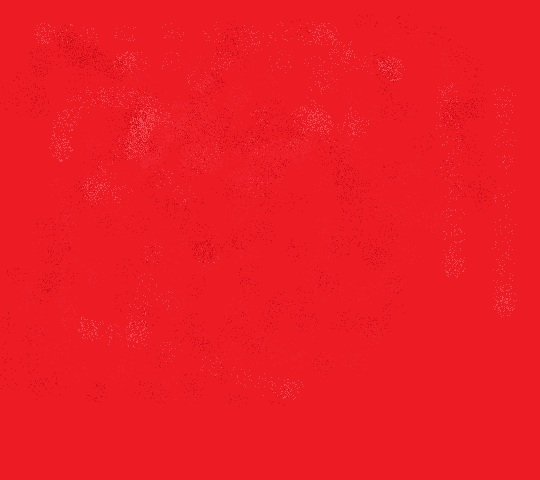
%> input picture Lab 1 - Part I - Introduction to Images and Videos/One_colour.jpg, 540 x 480 px
$ octave Lab1All.m   (GNU Octave 9; MATLAB toolbox functions it lacks are replaced by stand-ins)
%> lines starting %> are read from the running program, lines starting %| are printed output that depends on the picture
% Lab 1 part 1 seems to have changed from when I read it

clear
close all;

% read in simple images
oneColour = imread("One_colour.jpg");
%> oneColour is the input picture: size 480x540x3 uint8; mean R, G, B 236.4, 27.6, 36.6
twoColour = imread("Two_colour.jpg");
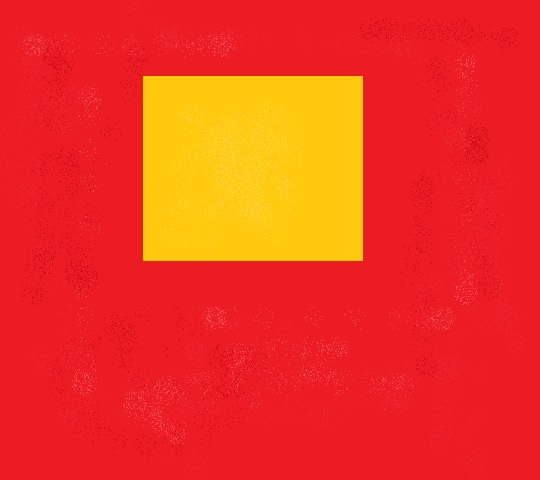
%> input picture Lab 1 - Part I - Introduction to Images and Videos/Two_colour.jpg, 540 x 480 px
%> twoColour is the input picture: size 480x540x3 uint8; mean R, G, B 239.1, 55, 33.6

% Convert to greyscale
oneColour = rgb2gray(oneColour);
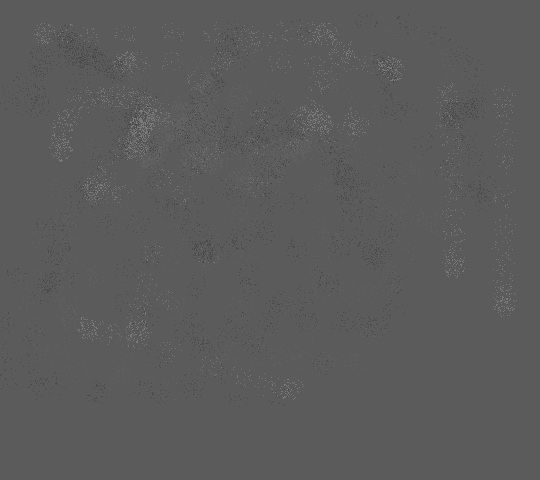
%> oneColour: size 480x540 uint8; min 66, max 128, mean 91.2
twoColour = rgb2gray(twoColour);
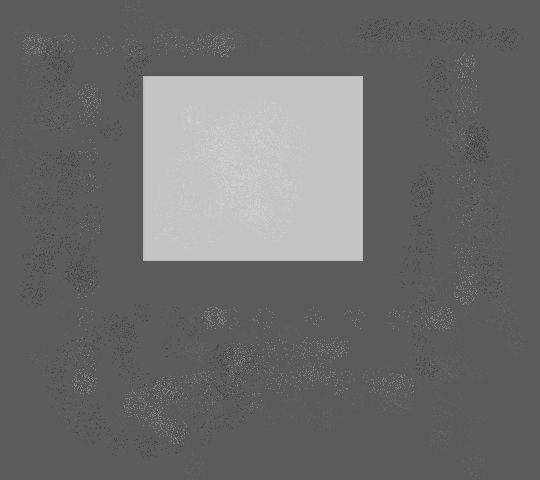
%> twoColour: size 480x540 uint8; min 65, max 210, mean 107.8

figure
subplot(2,2,1), imshow(oneColour), title('One colour image')
subplot(2,2,3), imshow(twoColour), title('Two colour image')
subplot(2,2,2), imhist(oneColour), title('Histogram of greyscale one colour image')
subplot(2,2,4), imhist(twoColour), title('Histogram of greyscale two colour image')
%> after `title('Histogram of greyscale two colour image')`:
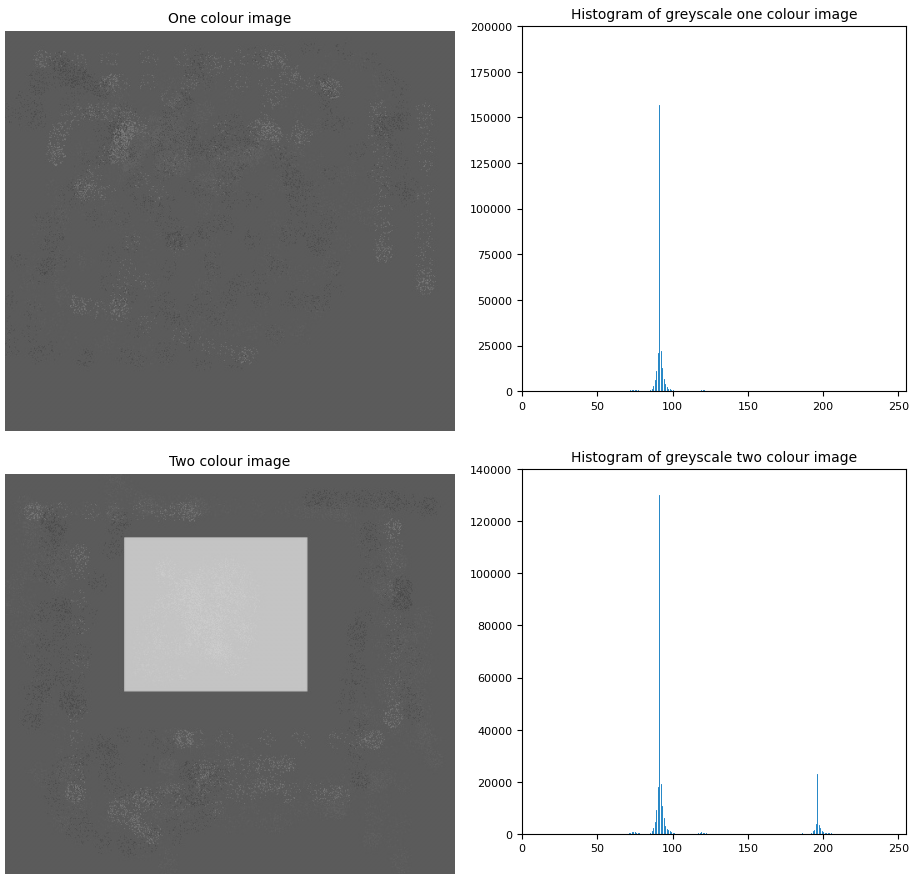
%> figure redrawn from the program's plot data, 4 panels

%% Updated Lab1part2

clear
close all;

% reading in chosen image
%> (the run ends here)
